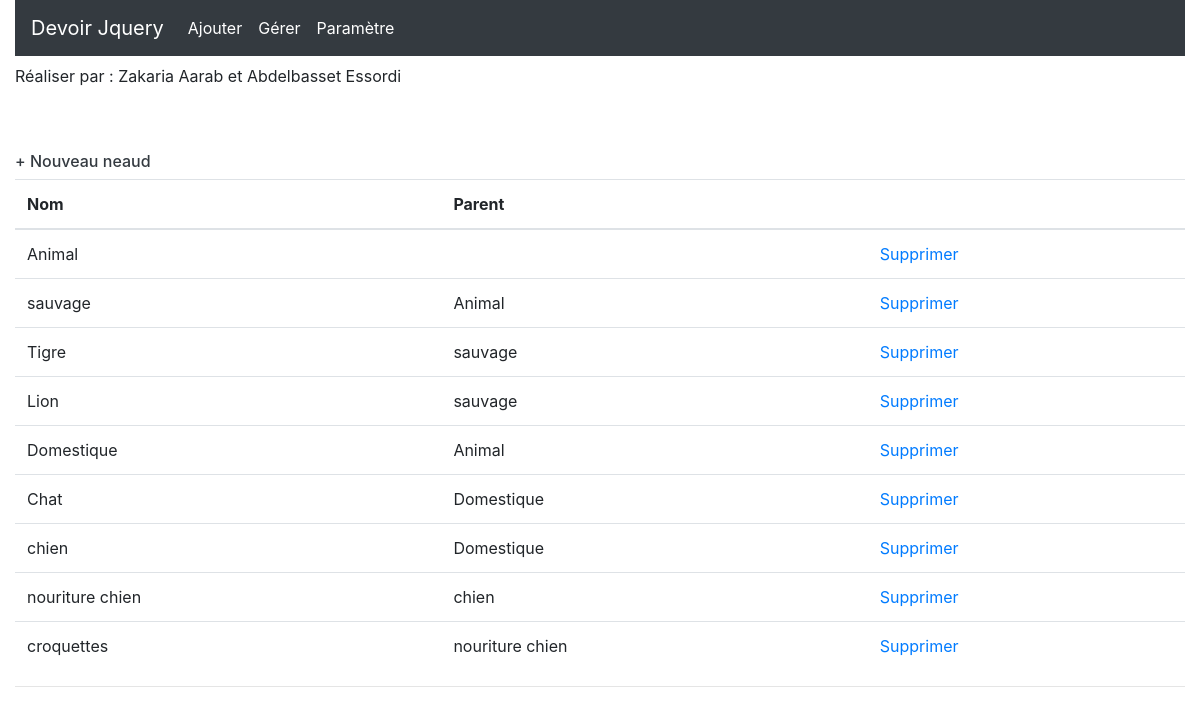
/manage.php, run on an earlier commit of the app's database.
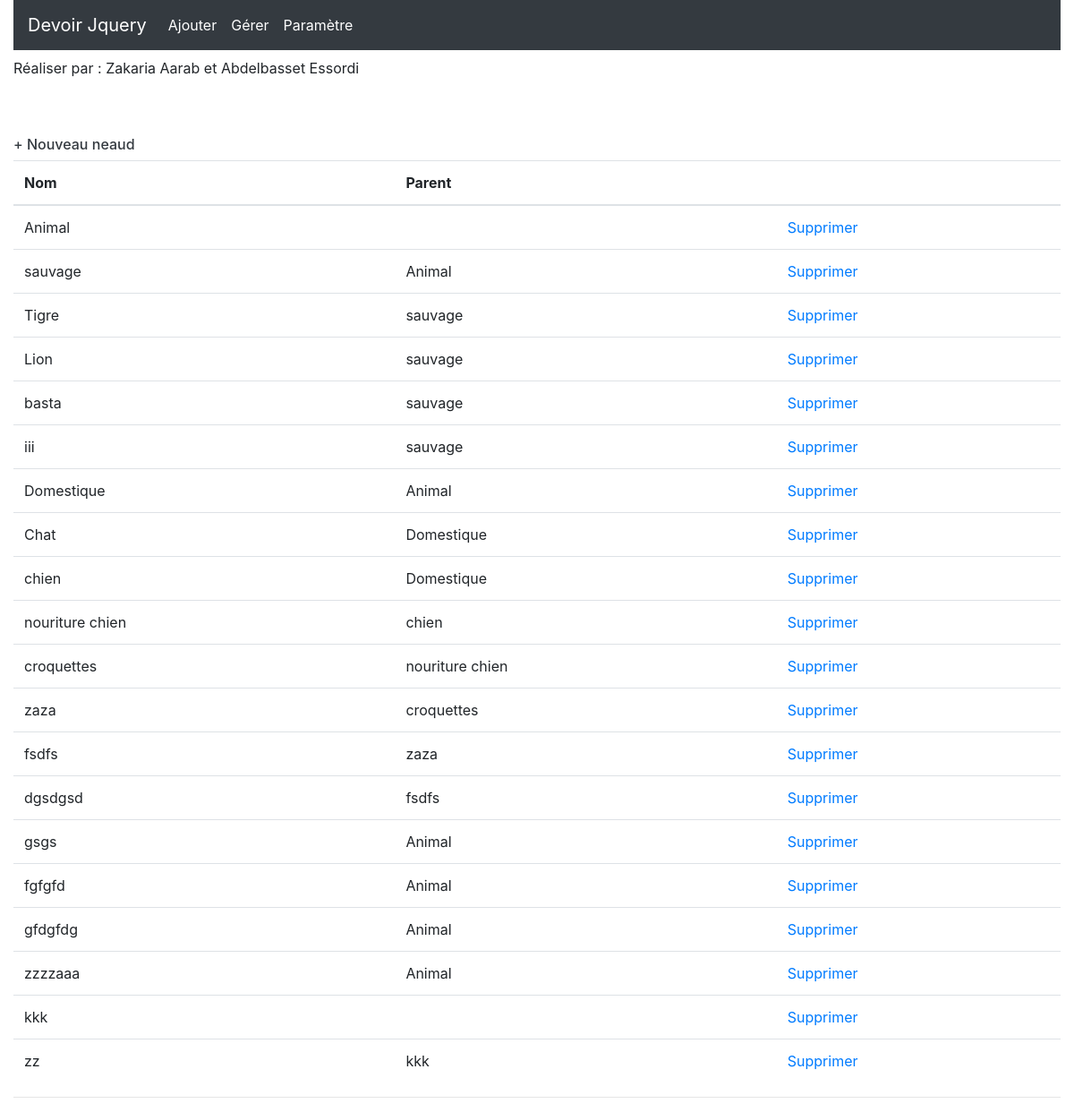
And on a later commit of the database.
### tables this page shows
CREATE TABLE `trees` (
  `id` int(11) NOT NULL,
  `name` varchar(255) DEFAULT NULL,
  `treeId` int(11) DEFAULT NULL,
  `node` varchar(255) DEFAULT ''
);

### config.php (called while the page is built, shortened)
<?php
class Connection{
    private $servername="localhost";
    private $username="root";
    private  $psw='$Zaki2704';
    function __construct()
    {
        try{
            $this->PDOConnection=new PDO("mysql:host=$this->servername;dbname=arbresdb",$this->username,$this->psw);
        }catch(PDOException $e){
            echo "Database connection failed ".$e->getMessage();
        }
    }
    public static function  getConnection(){
        $con=new Connection();
          return $con->PDOConnection;
    }
}
?>

### TreeDAO.php (called while the page is built, shortened)
<?php
include("Treeclass.php");
class TreeDAO
{
    public $con;
    function __construct($con)
    {
        $this->con = $con;
    }
    public  function all()
    {
        $sql = "SELECT t1.node node, t1.id cid, t1.name cname, t2.id pid, t2.name pname FROM trees t1 left join trees t2 on t1.treeId=t2.id order by t1.node asc";
        $stm = $this->con->prepare($sql);
        try {
            $stm->execute();
        } catch (PDOException $e) {
            echo $e->getMessage();
        }
        $result = $stm->setFetchMode(PDO::FETCH_ASSOC);
        $arbres = [];
        if ($result) {
            $data = $stm->fetchAll();
            $output = array();
            $arbres = array();
            foreach ($data as $value) {
                $tree = new Tree($value['cid'], $value['cname']);
                $tree->setnode($value['node']);
                $parent = new Tree($value['pid'], $value['pname']);
                $tree->setParent($parent);
                array_push($output, $tree);
            }
            return $output;
        }
        return $arbres;
    }
}

### Treeclass.php (called while the page is built, shortened)
<?php
class Tree
{
    function __construct($id, $name)
    {
        $this->id = $id;
        $this->name = $name;
    }
    public function setParent($parent)
    {
        $this->parent = $parent;
    }
}

### manage.php (the view, shortened to what this page needs)
<?php
include("config.php");
include("TreeDAO.php");
$dao = new TreeDAO(Connection::getConnection());
$arbres = $dao->all();
include("header.php");
?>
<di>
   <a href="addtree.php" class="text-dark"><h6> + Nouveau neaud</h6></a>
</di>
   <table id="example" class="display table" style="width:100%">
      <thead>
      <th>Nom</th>
      <th>Parent</th>
      <th></th>
      </thead>
      <tbody>
      <?php
   foreach ($arbres as $key => $value) {
      echo "<tr><td>" . $value->name. "</td><td>" . $value->parent->name. "</td><td><a href='app.php?deleteid=" . $value->id. "'>Supprimer</a></td></tr>";
   }
   ?>
      </tbody>
   </table>
   <hr>
<?php
include("footer.php");

### header.php (shortened to what this page needs)
<!DOCTYPE html>
<html lang="en">
<head>
   <link rel="stylesheet" href="https://maxcdn.bootstrapcdn.com/bootstrap/4.5.2/css/bootstrap.min.css">
   <link rel="stylesheet" href="https://cdn.datatables.net/1.10.23/css/jquery.dataTables.min.css">
   <link rel="stylesheet" href="https://cdn.jsdelivr.net/npm/select2@4.1.0-beta.1/dist/css/select2.min.css">
   <link rel="stylesheet" href="//code.jquery.com/ui/1.12.1/themes/smoothness/jquery-ui.css">
   <link rel="stylesheet" href="style.css">
</head>
<body>
<div class="container-fluid">
<nav class="navbar navbar-expand-md bg-dark navbar-dark">
<a class="navbar-brand" href="index.php">Devoir Jquery</a>
  <div class="collapse navbar-collapse" id="collapsibleNavbar">
    <ul class="navbar-nav">
    <li class="nav-item">
      <a class="nav-link" href="addtree.php">Ajouter</a>
    </li>
    <li class="nav-item">
      <a class="nav-link" href="manage.php">Gérer</a>
    </li>
    <li class="nav-item">
      <a class="nav-link" href="settings.php">Paramètre</a>
    </li>
    </ul>
  </div>
</nav>
</div>
<div class="container-fluid pt-2">
  <p>Réaliser par : Zakaria Aarab et Abdelbasset Essordi</p>
</div>
<div class="container-fluid pt-5">

### footer.php (shortened to what this page needs)
  </div>
</body>
</html>

What changed in the data, as far as the page shows it:
added trees: name "basta", treeId.name "sauvage"
added trees: name "iii", treeId.name "sauvage"
added trees: name "zaza", treeId.name "croquettes"
added trees: name "fsdfs", treeId.name "zaza"
added trees: name "dgsdgsd", treeId.name "fsdfs"
added trees: name "gsgs", treeId.name "Animal"
added trees: name "fgfgfd", treeId.name "Animal"
added trees: name "gfdgfdg", treeId.name "Animal"
added trees: name "zzzzaaa", treeId.name "Animal"
added trees: name "kkk"
added trees: name "zz", treeId.name "kkk"
